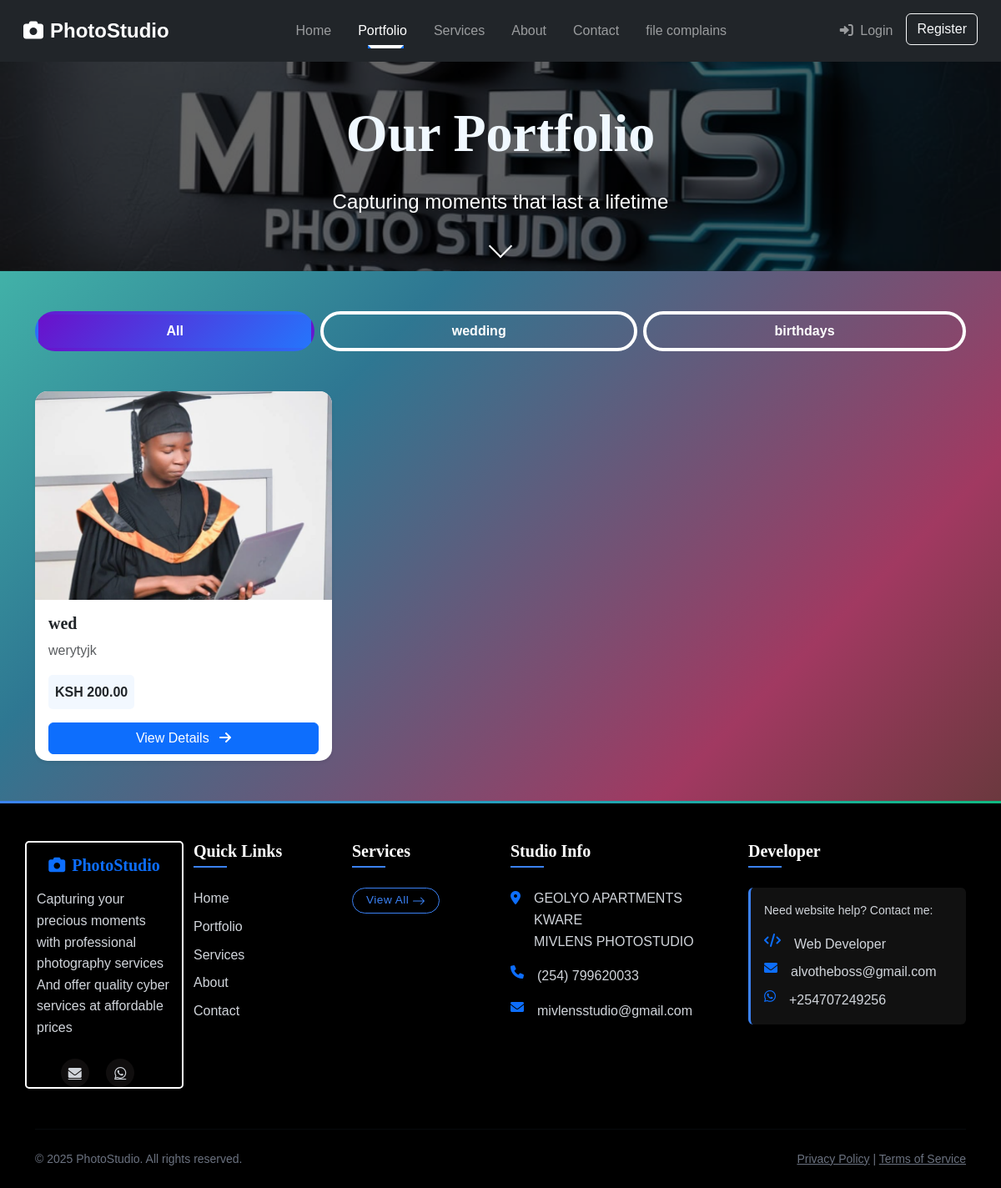
/portfolio/, run on an earlier commit of the app's database.
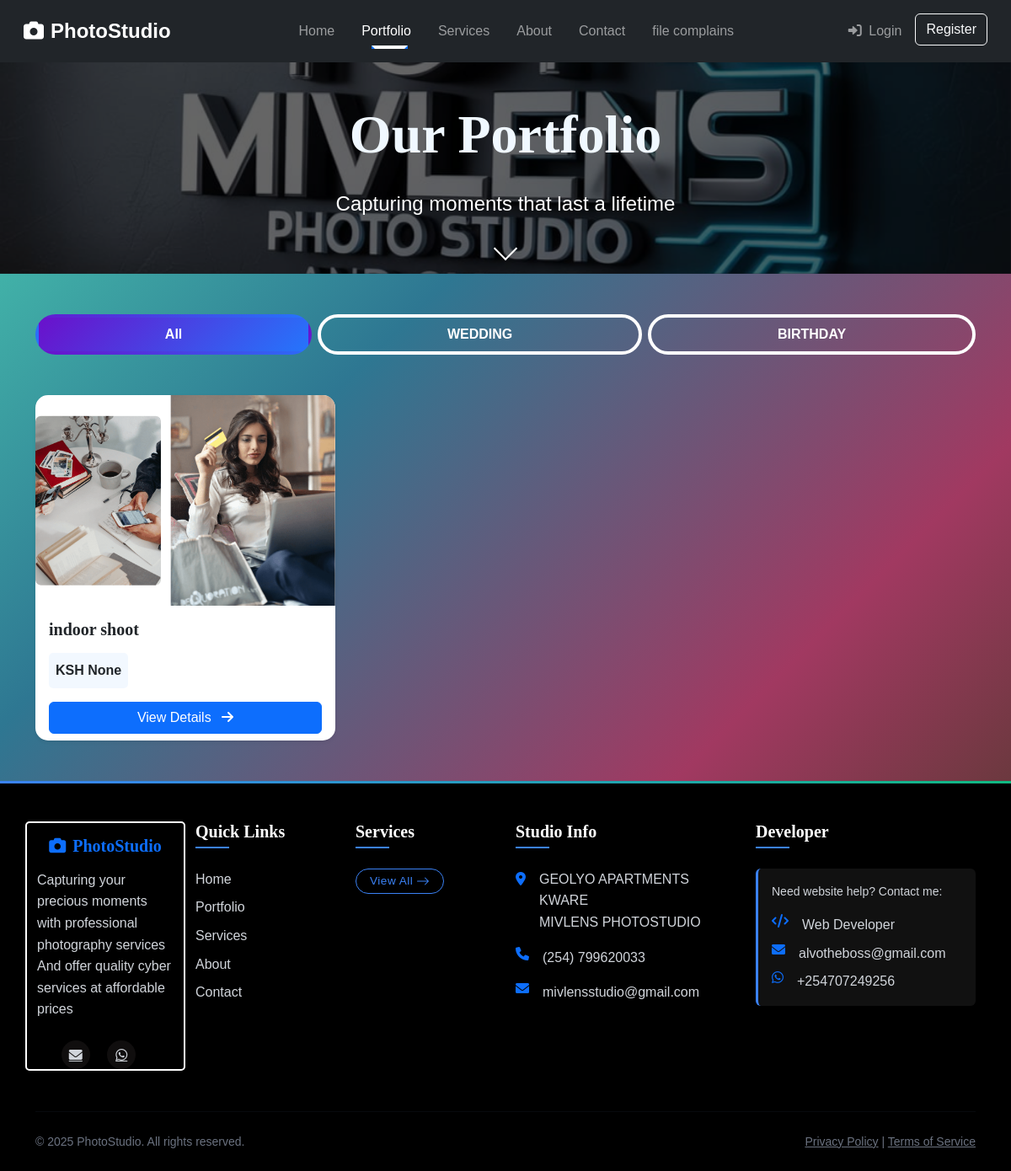
And on a later commit of the database.
### studio/models.py (models this page shows, shortened)
class PhotoCategory(models.Model):
    name = models.CharField(max_length=100)
    slug = models.SlugField(max_length=100, unique=True, blank=True)
    description = models.TextField(blank=True)
    cover_image = models.ImageField(upload_to='category_covers/', blank=True, null=True)

class Photo(models.Model):
    title = models.CharField(max_length=200)
    slug = models.SlugField(max_length=200, unique=True, blank=True)
    category = models.ForeignKey(PhotoCategory, on_delete=models.CASCADE, related_name='photos')
    image = models.ImageField(upload_to='portfolio/')
    description = models.TextField(blank=True)
    upload_date = models.DateTimeField(auto_now_add=True)
    featured = models.BooleanField(default=False)
    price = models.DecimalField(max_digits=8, decimal_places=2, null=True, blank=True)
    discount_price = models.DecimalField(max_digits=8, decimal_places=2, null=True, blank=True)
    discount_active = models.BooleanField(default=False)
    tags = models.ManyToManyField('Tag', blank=True)

### studio/views.py (the view)
# urls.py: path('portfolio/', views.PortfolioView.as_view(), name='portfolio'),
class PortfolioView(ListView):
    model = Photo
    template_name = 'studio/portfolio.html'
    context_object_name = 'photos'
    def get_queryset(self):
        category_slug = self.kwargs.get('category_slug')
        if category_slug:
            category = get_object_or_404(PhotoCategory, slug=category_slug)
            return Photo.objects.filter(category=category)
        return Photo.objects.all()
    def get_context_data(self, **kwargs):
        context = super().get_context_data(**kwargs)
        context['categories'] = PhotoCategory.objects.all()
        return context

### studio/templates/studio/portfolio.html (shortened to what this page needs)
{% extends 'base.html' %}
{% load static %}
{% block content %}
<section class="portfolio-hero position-relative overflow-hidden">
    <div class="parallax-bg" style="background-image: url('{% static 'images/y.png' %}');"></div>
    <div class="dark-overlay"></div>
    <div class="container py-5 position-relative z-index-1">
        <div class="row">
            <div class="col-lg-8 mx-auto text-center">
                <h1 class="display-3 fw-bold mb-4 animate__animated animate__fadeInDown" data-aos="zoom-in">
                    <span style="color: aliceblue;">Our Portfolio</span>
                </h1>
                <p class="lead fs-4 animate__animated animate__fadeIn animate__delay-1s" data-aos="fade-up" data-aos-delay="300">
                    Capturing moments that last a lifetime
                </p>
                <div class="scroll-down animate__animated animate__fadeIn animate__delay-2s" data-aos="fade-up" data-aos-delay="500">
                    <span></span>
                </div>
            </div>
        </div>
    </div>
</section>
<div class="container py-5" id="portfolio-section">
    <div class="row mb-5" data-aos="fade-up">
        <div class="col-12">
            <div class="btn-group btn-group-filter" role="group">
                <a href="{% url 'studio:portfolio' %}"
                   class="btn btn-filter {% if not active_category %}active{% endif %}">
                   <span>All</span>
                </a>
                {% for category in categories %}
                <a href="{% url 'studio:portfolio_by_category' category.slug %}"
                   class="btn btn-filter {% if active_category == category.slug %}active{% endif %}">
                   <span>{{ category.name }}</span>
                </a>
                {% endfor %}
            </div>
        </div>
    </div>
    <div class="row row-cols-1 row-cols-md-2 row-cols-lg-3 g-4">
        {% for photo in photos %}
        <div class="col" data-aos="fade-up" data-aos-delay="{{ forloop.counter|add:50 }}">
            <div class="card h-100 border-0 shadow-sm hover-lift">
                <div class="card-img-container overflow-hidden position-relative">
                </div>
                <div class="card-body">
                    <h5 class="card-title">{{ photo.title }}</h5>
                    <p class="card-text text-muted">{{ photo.description|truncatewords:20 }}</p>
                    <div class="price-tag">
                        {% if photo.discount_active %}
                        <p class="text-danger mb-0">
                            <del class="text-muted">KSH {{ photo.price }}</del>
                            <span class="fw-bold">KSH {{ photo.discount_price }}</span>
                        </p>
                        {% else %}
                        <p class="fw-bold mb-0">KSH {{ photo.price }}</p>
                        {% endif %}
                    </div>
                </div>
                <div class="card-footer bg-transparent border-0 pt-0">
                    <a href="{% url 'studio:photo_detail' photo.id %}" class="btn btn-primary hover-scale w-100">
                        <span>View Details</span>
                        <i class="fas fa-arrow-right ms-2"></i>
                    </a>
                </div>
            </div>
        </div>
        {% endfor %}
    </div>
</div>
{% endblock %}

What changed in the data, as far as the page shows it:
removed Photo: title "wed", description "werytyjk", price "200.00"
changed PhotoCategory: name "wedding" → "WEDDING"
changed PhotoCategory: name "birthdays" → "BIRTHDAY"
added Photo: title "indoor shoot", price "None"
